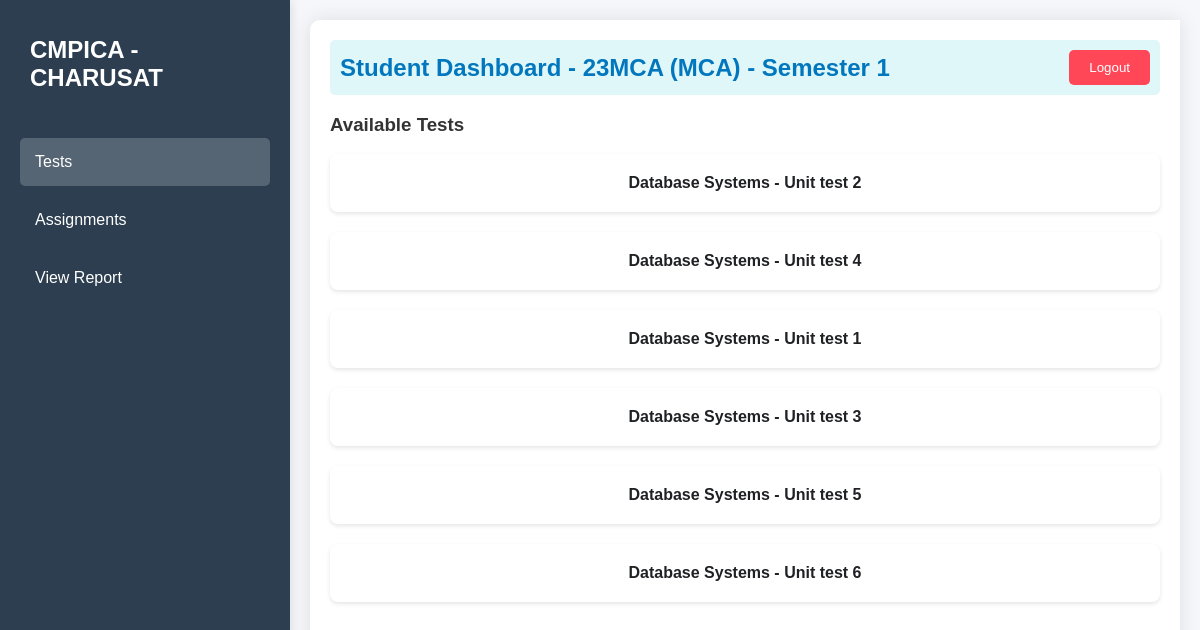
The page /student_dashboard/ (signed in) on the database its author committed.
### StudentPerformanceAnalysis/models.py (models this page shows, shortened)
class StudentEnrollment(models.Model):
    student = models.ForeignKey(User, on_delete=models.CASCADE,
                               limit_choices_to={'role': 'Student'}, related_name='enrollments')
    batch = models.ForeignKey(Batch, on_delete=models.CASCADE, related_name='enrollments')
    semester = models.ForeignKey(Semester, on_delete=models.CASCADE, related_name='enrollments')

class Batch(models.Model):
    name = models.CharField(max_length=4)
    course = models.ForeignKey(Course, on_delete=models.CASCADE, related_name='batches')
    subadmin = models.ForeignKey(User, on_delete=models.SET_NULL, null=True, blank=True,
                                limit_choices_to={'role': 'Subadmin'}, related_name='batches')

class Semester(models.Model):
    course = models.ForeignKey(Course, on_delete=models.CASCADE, related_name='semesters')
    name = models.CharField(max_length=50)

class Course(models.Model):
    name = models.CharField(max_length=50, unique=True)

class Test(models.Model):
    title = models.CharField(max_length=200)
    subject = models.ForeignKey(Subject, on_delete=models.CASCADE, related_name='tests', null=True, blank=True)
    created_at = models.DateTimeField(auto_now_add=True)

class Subject(models.Model):
    name = models.CharField(max_length=100, null=True, blank=True)
    semester = models.ForeignKey(Semester, on_delete=models.CASCADE, related_name='subjects')
    faculty = models.ForeignKey(User, on_delete=models.SET_NULL, null=True, blank=True,
                               limit_choices_to={'role': 'Faculty'}, related_name='subjects')

### StudentPerformanceAnalysis/views.py (the view, shortened to what this page needs)
# urls.py: path('student_dashboard/', views.student_dashboard, name='student_dashboard'),
@login_required
def student_dashboard(request):
    if request.user.role != 'Student':
        return redirect('login')
    enrollment = StudentEnrollment.objects.filter(student=request.user).first()
    subjects = Subject.objects.filter(semester=enrollment.semester) if enrollment else []
    assignments = Assignment.objects.filter(subject__in=subjects)
    submitted_assignment_ids = AssignmentResponse.objects.filter(
        student=request.user
    ).values_list('assignment_id', flat=True)
    available_assignments = assignments.exclude(id__in=submitted_assignment_ids)
    logger.info(f"Student: {request.user.username}, Subjects: {subjects.count()}, Total Assignments: {assignments.count()}, Available Assignments: {available_assignments.count()}")
    tests = Test.objects.filter(subject__in=subjects)
    test_responses = TestResponse.objects.filter(student=request.user, test__in=tests)
    test_scores = {str(response.test.id): response.score for response in test_responses}
    test_response_data = [
        {
            'test_title': response.test.title,
            'score': response.score,
            'submitted_at': response.submitted_at.strftime('%Y-%m-%d')
        } for response in test_responses
    ]
    assignment_response_data = [
        {
            'assignment_title': response.assignment.title,
            'status': response.status,
            'submitted_at': response.submitted_at.strftime('%Y-%m-%d') if response.submitted_at else ''
        } for response in AssignmentResponse.objects.filter(student=request.user)
    ]
    logger.debug(f"Initial test_scores: {test_scores}, tests: {[t.id for t in tests]}")
    context = {
        'enrollment': enrollment,
        'subjects': subjects,
        'assignments': available_assignments,
        'tests': tests,
        'test_scores': test_scores,
        'test_questions': [
            {
                'id': q.id,
                'question_text': q.question_text,
                'options': q.options.split(','),
                'correct_answer': q.correct_answer,
                'test_id': q.test.id
            } for t in tests for q in t.questions.all()
        ],
        'test_responses': test_response_data,
        'assignment_responses': assignment_response_data
    }
    logger.debug(f"Context: test_scores={test_scores}")
    return render(request, 'student_dashboard.html', context)

### StudentPerformanceAnalysis/templatetags/dict_tags.py (called while the page is built)
@register.filter
def get_item(dictionary, key):
    return dictionary.get(key)

### StudentPerformanceAnalysis/templates/student_dashboard.html (shortened to what this page needs)
<!DOCTYPE html>
<html lang="en">
<head>
    {% load dict_tags %}
</head>
<body>
    <div class="sidebar">
        <div class="logo">
            <h1>CMPICA - CHARUSAT</h1>
        </div>
        <a href="#" id="testsLink" class="active">Tests</a>
        <a href="#" id="assignmentsLink">Assignments</a>
        <a href="#" id="viewReportLink">View Report</a>
    </div>
    <div class="content">
        <div class="header">
            <h2>Student Dashboard - {{ enrollment.batch.name }} ({{ enrollment.semester.course.name }}) - {{ enrollment.semester.name }}</h2>
            <a href="{% url 'login' %}"><button> Logout</button></a>
        </div>
        <div id="testsSection" class="section active">
            <h3>Available Tests</h3>
            {% for test in tests %}
            <div class="card" onclick="toggleTestForm('testForm{{ test.id }}')">
                <h4>{{ test.subject.name }} - {{ test.title }}</h4>
            </div>
            {% empty %}
            <p>No tests available.</p>
            {% endfor %}
        </div>
    </div>
</body>
</html>

### StudentPerformanceAnalysis/templates/student_dashboard.html (style rules this page uses)
body { font-family: 'Poppins', sans-serif; background: #f5f7fa; color: #333; margin: 0; padding: 0; display: flex; }
.sidebar { width: 250px; background: #2c3e50; backdrop-filter: blur(10px); color: #fff; height: 100vh; padding: 20px; box-shadow: 2px 0 10px rgba(0, 0, 0, 0.1); }
.logo { display: flex; align-items: center; margin-bottom: 30px; }
.logo h1 { font-size: 24px; color: #fff; }
.sidebar a { display: block; color: #fff; padding: 15px; text-decoration: none; margin: 10px 0; border-radius: 5px; transition: background 0.3s; }
.sidebar a:hover, .sidebar a.active { background: rgba(255, 255, 255, 0.2); }
.content { flex-grow: 1; padding: 20px; background: #fff; border-radius: 10px 0 0 10px; margin: 20px; box-shadow: 0 0 20px rgba(0, 0, 0, 0.1); }
.header { display: flex; justify-content: space-between; align-items: center; background-color: #e0f7fa; padding: 10px; border-radius: 5px; color: #0277bd; }
.header h2 { margin: 0; }
.header button { background: #ff4757; color: #fff; border: none; padding: 10px 20px; border-radius: 5px; cursor: pointer; transition: background 0.3s; }
.card { background: #fff; padding: 20px; border-radius: 8px; box-shadow: 0 2px 4px rgba(0, 0, 0, 0.1); margin-bottom: 20px; cursor: pointer; text-align: center; transition: transform 0.2s; }
.card h4 { color: #202124; margin: 0; }
.section { display: none; }
.section.active { display: block; }

### rows shown on the page
StudentEnrollment: batch.name "23MCA", semester.course.name "MCA", semester.name "Semester 1"
Test: subject.name "Database Systems", title "Unit test 2"
Test: subject.name "Database Systems", title "Unit test 4"
Test: subject.name "Database Systems", title "Unit test 1"
Test: subject.name "Database Systems", title "Unit test 3"
Test: subject.name "Database Systems", title "Unit test 5"
Test: subject.name "Database Systems", title "Unit test 6"
